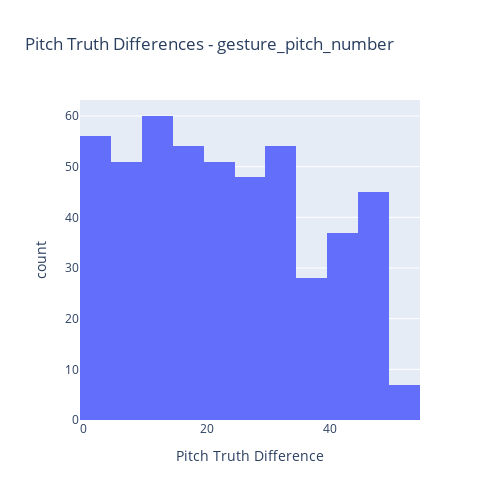
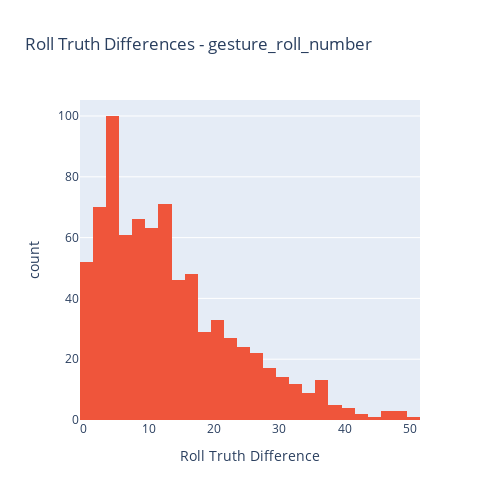

Notebook cell for these charts, in order:
### Code cell
def create_histogram_truth_plots(experiment_type, truth_type):
    filtered_df = df[(df['experiment_type'] == experiment_type) & 
                     (df['inputType'] == truth_type["input_type"])]

    fig = px.histogram(filtered_df, x=truth_type["truth_diff"],
                    title=f'{truth_type['label']} Differences - {experiment_type}',
                    labels={f'{truth_type["truth_diff"]}': f'{truth_type["label"]} Difference'},
                    color_discrete_sequence=[colors[color_index.index(experiment_type)]]
                    )
    fig.update_layout(width=500, height=500)
    fig.show()
    
for experiment_type, truth_type in experiment_truth_type.items():
    create_histogram_truth_plots(experiment_type, truth_type)

### Figure 1 — Plotly figure (JSON) as saved in the notebook; plotly's stock layout.template omitted (floating-point values rounded to 4 significant figures; data arrays with more than 128 entries replaced by an {"elided": "..."} marker saying what was removed)
{"data": [{"alignmentgroup": "True", "bingroup": "x", "hovertemplate": "Pitch Truth Difference=%{x}<br>count=%{y}<extra></extra>", "legendgroup": "", "marker": {"color": "#636EFA", "pattern": {"shape": ""}}, "name": "", "offsetgroup": "", "orientation": "v", "showlegend": false, "type": "histogram", "x": {"elided": "491 int values"}, "xaxis": "x", "yaxis": "y"}], "layout": {"barmode": "relative", "height": 500, "legend": {"tracegroupgap": 0}, "title": {"text": "Pitch Truth Differences - gesture_pitch_number"}, "width": 500, "xaxis": {"anchor": "y", "domain": [0, 1], "title": {"text": "Pitch Truth Difference"}}, "yaxis": {"anchor": "x", "domain": [0, 1], "title": {"text": "count"}}}}

### Figure 2 — Plotly figure (JSON) as saved in the notebook; plotly's stock layout.template omitted (floating-point values rounded to 4 significant figures; data arrays with more than 128 entries replaced by an {"elided": "..."} marker saying what was removed)
{"data": [{"alignmentgroup": "True", "bingroup": "x", "hovertemplate": "Roll Truth Difference=%{x}<br>count=%{y}<extra></extra>", "legendgroup": "", "marker": {"color": "#EF553B", "pattern": {"shape": ""}}, "name": "", "offsetgroup": "", "orientation": "v", "showlegend": false, "type": "histogram", "x": {"elided": "796 int values"}, "xaxis": "x", "yaxis": "y"}], "layout": {"barmode": "relative", "height": 500, "legend": {"tracegroupgap": 0}, "title": {"text": "Roll Truth Differences - gesture_roll_number"}, "width": 500, "xaxis": {"anchor": "y", "domain": [0, 1], "title": {"text": "Roll Truth Difference"}}, "yaxis": {"anchor": "x", "domain": [0, 1], "title": {"text": "count"}}}}
